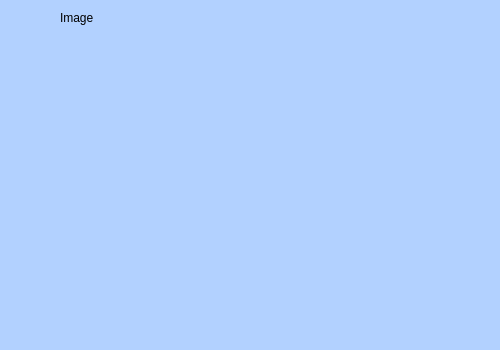
<?xml version="1.0" encoding="UTF-8"?>
<ui version="4.0">
 <class>MainWindow</class>
 <widget class="QMainWindow" name="MainWindow">
  <property name="geometry">
   <rect>
    <x>0</x>
    <y>0</y>
    <width>500</width>
    <height>350</height>
   </rect>
  </property>
  <property name="windowTitle">
   <string>MainWindow</string>
  </property>
  <property name="styleSheet">
   <string notr="true">background-color: rgb(178, 209, 255);</string>
  </property>
  <widget class="QWidget" name="centralwidget">
   <widget class="QLabel" name="label_2">
    <property name="geometry">
     <rect>
      <x>60</x>
      <y>10</y>
      <width>121</width>
      <height>16</height>
     </rect>
    </property>
    <property name="text">
     <string>Image</string>
    </property>
   </widget>
   <widget class="QLabel" name="imagen">
    <property name="geometry">
     <rect>
      <x>50</x>
      <y>40</y>
      <width>381</width>
      <height>221</height>
     </rect>
    </property>
    <property name="autoFillBackground">
     <bool>false</bool>
    </property>
    <property name="styleSheet">
     <string notr="true">image: url(:/ejercicios/gatoese.jpg);</string>
    </property>
    <property name="text">
     <string/>
    </property>
    <property name="scaledContents">
     <bool>false</bool>
    </property>
   </widget>
  </widget>
  <widget class="QMenuBar" name="menubar">
   <property name="geometry">
    <rect>
     <x>0</x>
     <y>0</y>
     <width>500</width>
     <height>21</height>
    </rect>
   </property>
  </widget>
  <widget class="QStatusBar" name="statusbar"/>
 </widget>
 <resources>
  <include location="../Archivos/Recursos.qrc"/>
 </resources>
 <connections/>
</ui>
